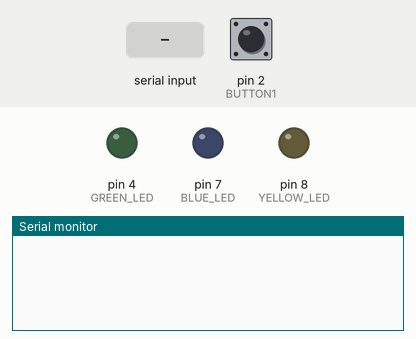
This sketch was run on a simulated Arduino Uno, built with avr-gcc and run on an emulated ATmega328P. Shown: output pins drawn as LEDs (lit = HIGH), the last lines printed to the serial monitor. The inputs (shaded band) are chosen by the test bench; at power-on: pin 2 (BUTTON1) LOW.

Above: at 0.8 s.
0.9 s: "90,45\n" received over Serial
At 1.7 s:
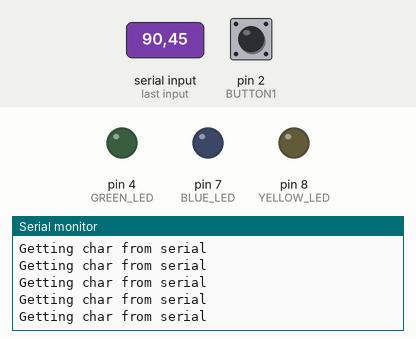
2.4 s: "E90\n" received over Serial
At 3.6 s:
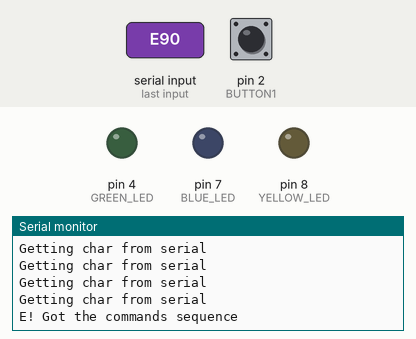
3.9 s: pin 2 (BUTTON1) pulled HIGH for 0.15 s
At 5.0 s:
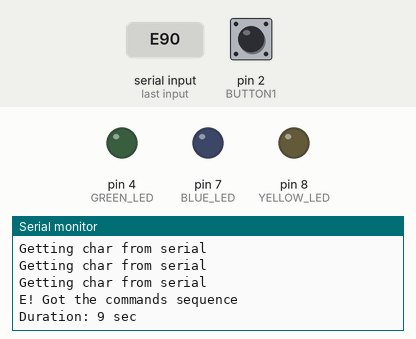

Measured:
- after the input at 0.9 s, the serial monitor: prints a new line at once (image 1)
- after the input at 2.4 s, the serial monitor: prints a new line at once (image 2)
- after the input at 3.9 s, the serial monitor: prints a new line at once (image 3)

The sketch:

exemplo01.ino
```cpp
#include <Arduino.h>
#include <Arduino_FreeRTOS.h>
#include <queue.h>
#include <semphr.h>

#define YELLOW_LED 8
#define GREEN_LED 4
#define BLUE_LED 7

#define BUTTON1 2
#define BUTTON2 3

TaskHandle_t ledTaskHandle = NULL;
TaskHandle_t buttonTaskHandle = NULL;
TaskHandle_t commandTaskHandle = NULL;

QueueHandle_t commandQueue;

SemaphoreHandle_t semaphore;

/*
1. Criar uma struct para guardar as informacoes necessarias para ver se eh preciso ligar a led e por quanto tempo
2. Instanciar variaveis de controle para saber se o sistema esta rodando, pausado e qual o indice do comando atual
3. Criar um array de comandos para armazenar os comandos lidos do terminal
4. Criar uma funcao para ler os comandos do terminal
5. Criar uma funcao para controlar as leds
6. Criar uma funcao para controlar o botao
7. Criar uma funcao para controlar a leitura e fila de comandos
8. Setup
8.1 No setup, inicizliamos a conexao com o serial, inicializamos os pinos das leds e botoes que serao utilizaods
8.2 Criamos a fila de comandos
8.3 Criamos o semaforo que sera utilizado para o controle, play / pause das leds
8.4 Criamos as tarefas
*/

// Command structure to define which LEDs to light up and the duration
struct Command {
  bool yellow;
  bool green;
  bool blue;
  int duration;
};

bool isRunning = false;
bool isPaused = false;
int currentIndex = 0;
Command commandList[10];
int commandCount = 0;

void ledTask(void *pvParameters);
void buttonTask(void *pvParameters);
void commandTask(void *pvParameters);
void readCommands();

void setup() {
  // Initialize serial communication
  Serial.begin(9600);

  // Initialize LED and button pins
  pinMode(YELLOW_LED, OUTPUT);
  pinMode(GREEN_LED, OUTPUT);
  pinMode(BLUE_LED, OUTPUT);
  pinMode(BUTTON1, INPUT);
  pinMode(BUTTON2, INPUT);

  // create command queue
  commandQueue = xQueueCreate(80, sizeof(Command));

  // Create semaphore
  semaphore = xSemaphoreCreateBinary();

  // Create tasks
  xTaskCreate(ledTask, "LED Task", 128, NULL, 1, &ledTaskHandle);
  xTaskCreate(buttonTask, "Button Task", 128, NULL, 1, &buttonTaskHandle);
  xTaskCreate(commandTask, "Command Task", 256, NULL, 1, &commandTaskHandle);

  // Initialize command sequence
  readCommands();

  // Start task scheduler
  vTaskStartScheduler();
}

void loop() {
  // No code in loop since FreeRTOS is managing the tasks
}

// Task to control LEDs
void ledTask(void *pvParameters) {
  Command command;
  while (1) {
    if (xQueueReceive(commandQueue, &command, portMAX_DELAY) == pdPASS) {
      if (command.yellow) {
        digitalWrite(YELLOW_LED, HIGH);
        Serial.println("Yellow On");
      }
      if (command.green) {
        digitalWrite(GREEN_LED, HIGH);
        Serial.println("Green On");
      }
      if (command.blue) {
        digitalWrite(BLUE_LED, HIGH);
        Serial.println("Blue On");
      }
      Serial.println("Duration: " + String(command.duration) + " sec");
      vTaskDelay(command.duration * 1000 / portTICK_PERIOD_MS); // Convert to ms
      digitalWrite(YELLOW_LED, LOW);
      digitalWrite(GREEN_LED, LOW);
      digitalWrite(BLUE_LED, LOW);
      Serial.println("Stopping all LEDs");
      xSemaphoreGive(semaphore);
    }
  }
}


// Task que controla o botao
void buttonTask(void *pvParameters) {
  while (1) {
    if (digitalRead(BUTTON1) == HIGH) {
      if (isRunning) {
        isPaused = !isPaused;
        if (isPaused) {
          isRunning = false;
        } else {
          xSemaphoreGive(semaphore);
        }
      } else {
        isRunning = true;
        xSemaphoreGive(semaphore);
      }
      vTaskDelay(300 / portTICK_PERIOD_MS); // Debounce
    }
  }
}

// Task que controla o envio dos comandos para a fila
void commandTask(void *pvParameters) {
  while (1) {
    if (isRunning && !isPaused && currentIndex < commandCount) {
      xQueueSend(commandQueue, &commandList[currentIndex], portMAX_DELAY);
      currentIndex++;
      if (currentIndex >= commandCount) {
        isRunning = false;
      }
      xSemaphoreTake(semaphore, portMAX_DELAY);
    }
    vTaskDelay(100 / portTICK_PERIOD_MS);
  }
}

// Funcao que le os comandos do terminal, nao eh uma task, sera chamada no setup
void readCommands() {
  String inputString = "";
  while (true) {
    while (Serial.available()) {
      Serial.println("Getting char from serial");
      char inChar = (char)Serial.read();
      inputString += inChar;
      if (inChar == 'E') {
        // Process the input string
        commandCount = 0;
        int i = 0;
        while (i < inputString.length() && inputString[i] != 'E') {
          Command cmd = {false, false, false, 0};
          while (i < inputString.length() && !isdigit(inputString[i])) {
            switch (inputString[i]) {
              case 'Y':
                cmd.yellow = true;
                break;
              case 'G':
                cmd.green = true;
                break;
              case 'B':
                cmd.blue = true;
                break;
            }
            i++;
          }
          if (i < inputString.length() && isdigit(inputString[i])) {
            cmd.duration = inputString[i] - '0'; // Convert char to int
            i++;
          }
          commandList[commandCount++] = cmd;
        }
        Serial.println("E! Got the commands sequence");
        return;
      }
    }
  }
}
```
